Frame 1 (no input): blank canvas, image omitted
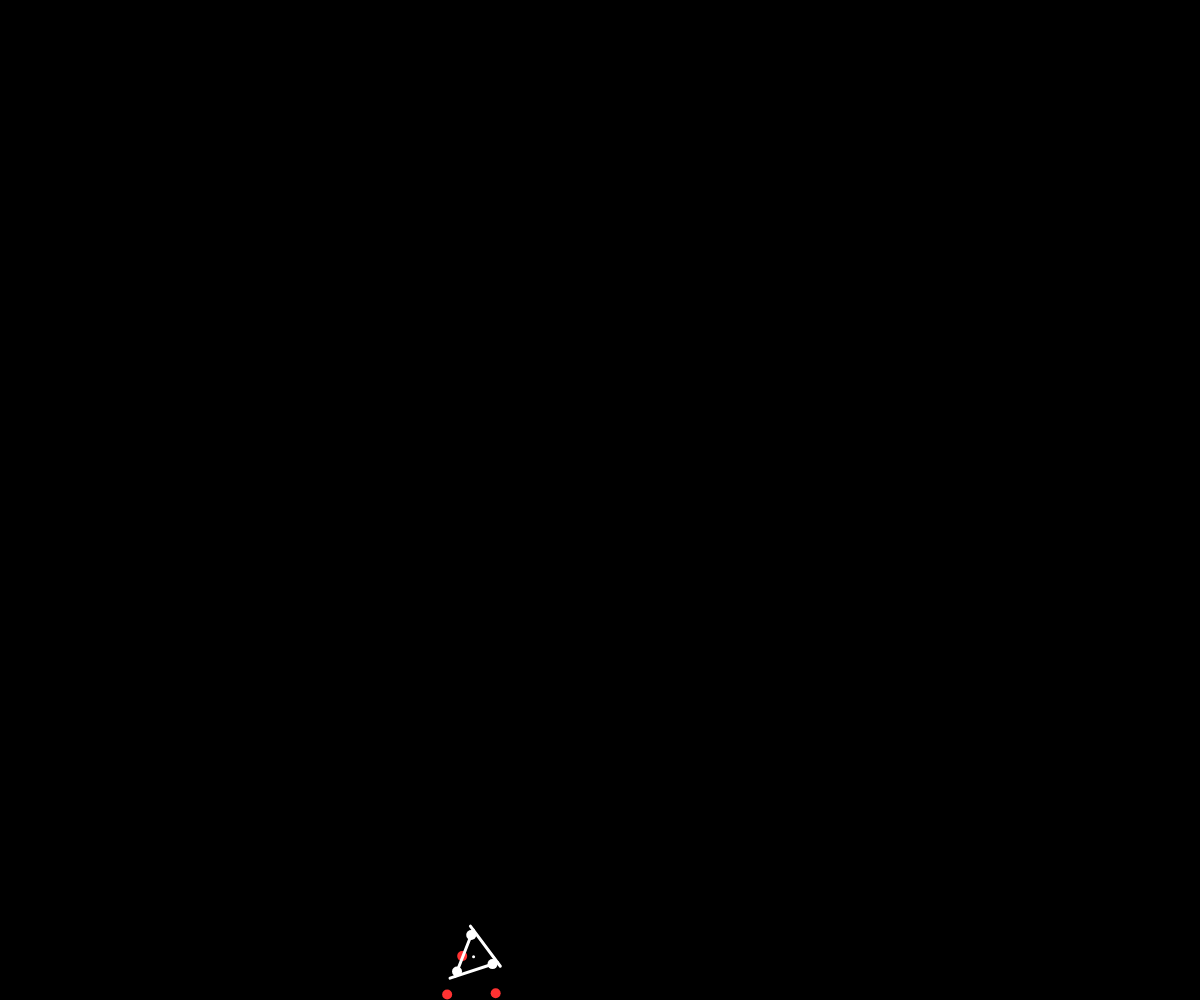
Frame 60 (no input)
Frame 120 (the mouse pressed at the canvas centre since frame 60): blank canvas, image omitted

The p5.js sketch that drew this single still picture (run headless with seeded random() and noise() and a simulated clock; from frame 60 on, the mouse is pressed at the canvas centre):

// p5.js sketch
// ── sketch.js
let particles = []
let rods = []

let g0 = 0.4;
let gx=0, gy=0.4;
let restitution = 0.99;
let friction = 0.3;

let tolerance = 0.5;
let particle_radius = 5;

let accelerometer_x, accelerometer_y,accelerometer_z;

function setup(){
	createCanvas(windowWidth,windowHeight);
	frameRate(60);

	particles[0] = new Particle(50,50,45,45);
	particles[1] = new Particle(100,50,110,45);
	particles[2] = new Particle(75,50+25*sqrt(3),50,90);

	rods[0] = new Rod(particles[0], particles[1]);
	rods[1] = new Rod(particles[1], particles[2]);
	rods[2] = new Rod(particles[2], particles[0]);


}

function draw(){
	background(0);
	for (let i = 0; i < particles.length; i++){
		let p = particles[i];
		if(p !=  null){
			p.update();
			p.constra();
			p.renderShadow();
			p.render();
		}
	}
	for (let i = 0; i < rods.length; i++){
		let r = rods[i]
		if(r != null){
			r.update();
			r.render();
		}
	}
	let midx = 0, midy = 0;
	for (let i = 0; i < particles.length; i++){
		let p = particles[i];
		midx += p.x; midy += p.y;
	}
	midx /= 3; midy /= 3;
	point(midx,midy);
	calculateG();
}

function calculateG(){
	gravity = sqrt(accelerometer_x*accelerometer_x + accelerometer_y*accelerometer_y + accelerometer_z*accelerometer_z);
	if(!isNaN(gravity)){
		gx = - accelerometer_x/gravity * g0;
		gy = accelerometer_y/gravity * g0;
	}
}

function mousePressed(){
	let forceFactor = 0.05;

	let midx = 0, midy = 0;
	for (let i = 0; i < particles.length; i++){
		let p = particles[i];
		midx += p.x; midy += p.y;
	}
	midx /= 3; midy /= 3;
	let dx = midx - mouseX;
	let dy = midy - mouseY;
	for (let i = 0; i < particles.length; i++){
		let p = particles[i];
		p.ox += dx * forceFactor;
		p.oy += dy * forceFactor;
	}

}

window.addEventListener('devicemotion', function(e) 
{
  // get accelerometer values
  accelerometer_x = parseFloat(e.accelerationIncludingGravity.x);
  accelerometer_y = parseFloat(e.accelerationIncludingGravity.y);
  accelerometer_z = parseFloat(e.accelerationIncludingGravity.z); 
});

class Particle{

	constructor(x, y, ox, oy){
		this.x = x; this.y = y; this.ox = ox; this.oy = oy;
	}

	update(){
		let vx = this.x - this.ox;
		let vy = this.y - this.oy;

	    if(abs(this.y - height + particle_radius) < tolerance) vx *= 1 - friction;
	    else if(abs(this.y + particle_radius) < tolerance) vx *= 1 - friction;
	    if(abs(this.x - width + particle_radius) < tolerance) vy *= 1 - friction;
	    else if(abs(this.x + particle_radius) < tolerance) vy *= 1 - friction;
	    
	    this.ox = this.x;
	    this.oy = this.y;
	    this.x += vx;
	    this.y += vy;
	    this.y += gy;
	    this.x += gx;
		}

		constra(){
		let vx = this.x - this.ox;
		let vy = this.y - this.oy;

		if(this.y > height - particle_radius){
			this.y = height - particle_radius;
			this.oy = this.y + vy * restitution;
		}
		else if(this.y < particle_radius){
			this.y = particle_radius;
			this.oy = this.y + vy * restitution;
		}
		if(this.x > width - particle_radius){
			this.x = width - particle_radius;
			this.ox = this.x + vx * restitution;
		}
		else if(this.x < particle_radius){
			this.x = particle_radius;
			this.ox = this.x + vx * restitution;
		}
	}

	render(){
		stroke(255); strokeWeight(particle_radius*2);
		point(this.x,this.y);
	}

	renderShadow(){
		stroke(255,50,50); strokeWeight(particle_radius*2);
		point(this.ox,this.oy);
	}

}

class Rod{

	constructor(p1, p2){
		this.p1 = p1; this.p2 = p2;
		this.len = dist(p1.x, p1.y, p2.x, p2.y);
	}

	update(){
		let dx = this.p1.x - this.p2.x;
		let dy = this.p1.y - this.p2.y;
		let dist = sqrt(dx*dx + dy*dy);
		let dl = this.len - dist;
		let offsetX = dx * dl/dist/2;
		let offsetY = dy * dl/dist/2;

		this.p1.x += offsetX;
		this.p1.y += offsetY;
		this.p2.x -= offsetX;
		this.p2.y -= offsetY;
	}

	render(){
		stroke(255); strokeWeight(3);
		line(this.p1.x, this.p1.y, this.p2.x, this.p2.y);
	}
}
